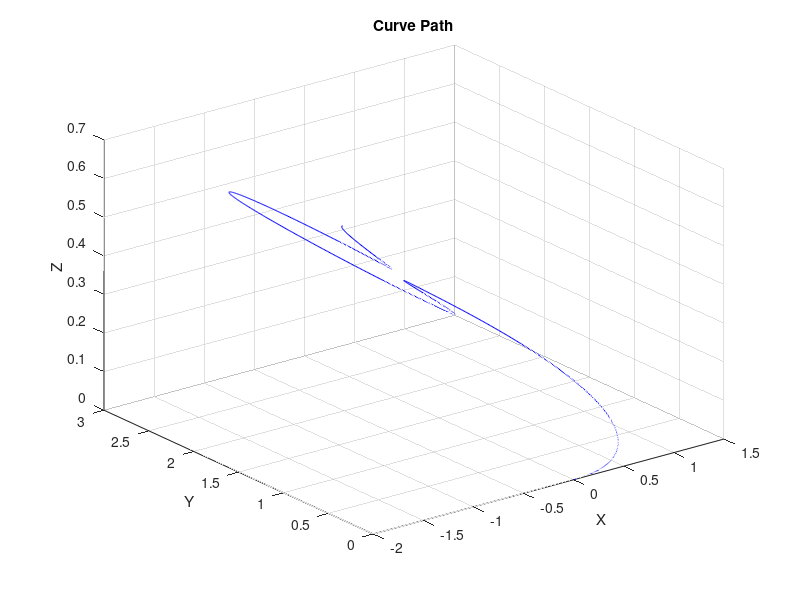

Write the MATLAB code that produced this figure.
function frenet_serret()

    % 定义曲线上每段的曲率和挠率
    curvatures = [1, 1, 1, 5, 1, 1, 1, 1,5];  % 曲率列表
    torsions = [0.1, 0.1, 0.1, -0.1, 0, 0, 0, 0,0.2];  % 挠率列表

    % 初始化曲线的初始点和切线、法线和次法线
    start_point = [0, 0, 0];
    start_TNB = {[1, 0, 0], [0, 1, 0], [0, 0, 1]};

    % 分段计算曲线的Frenet-Serret框架
    curve_points_all = [start_point];
    for i = 1:length(curvatures)
        [curve_points, start_TNB] = compute_curve_segment(curvatures(i), torsions(i), curve_points_all(end,:), start_TNB);
        curve_points_all = [curve_points_all; curve_points(2:end,:)];
    end

    % 绘制曲线路径
    figure;
    plot3(curve_points_all(:,1), curve_points_all(:,2), curve_points_all(:,3), 'b');
    xlabel('X');
    ylabel('Y');
    zlabel('Z');
    title('Curve Path');
    grid on;

end

function [curve_points, new_TNB] = compute_curve_segment(curvature, torsion, start_point, start_TNB)

    num_points = 100;
    dt = 1 / num_points;

    T = start_TNB{1};
    N = start_TNB{2};
    B = start_TNB{3};

    curve_points = zeros(num_points, 3);
    curve_points(1,:) = start_point;

    for i = 2:num_points
        T = T + curvature * N * dt;
        N = N + (torsion * B - curvature * T) * dt;
        B = B - torsion * N * dt;
        curve_points(i,:) = curve_points(i-1,:) + T * dt;
    end

    new_TNB = {T, N, B};

end
